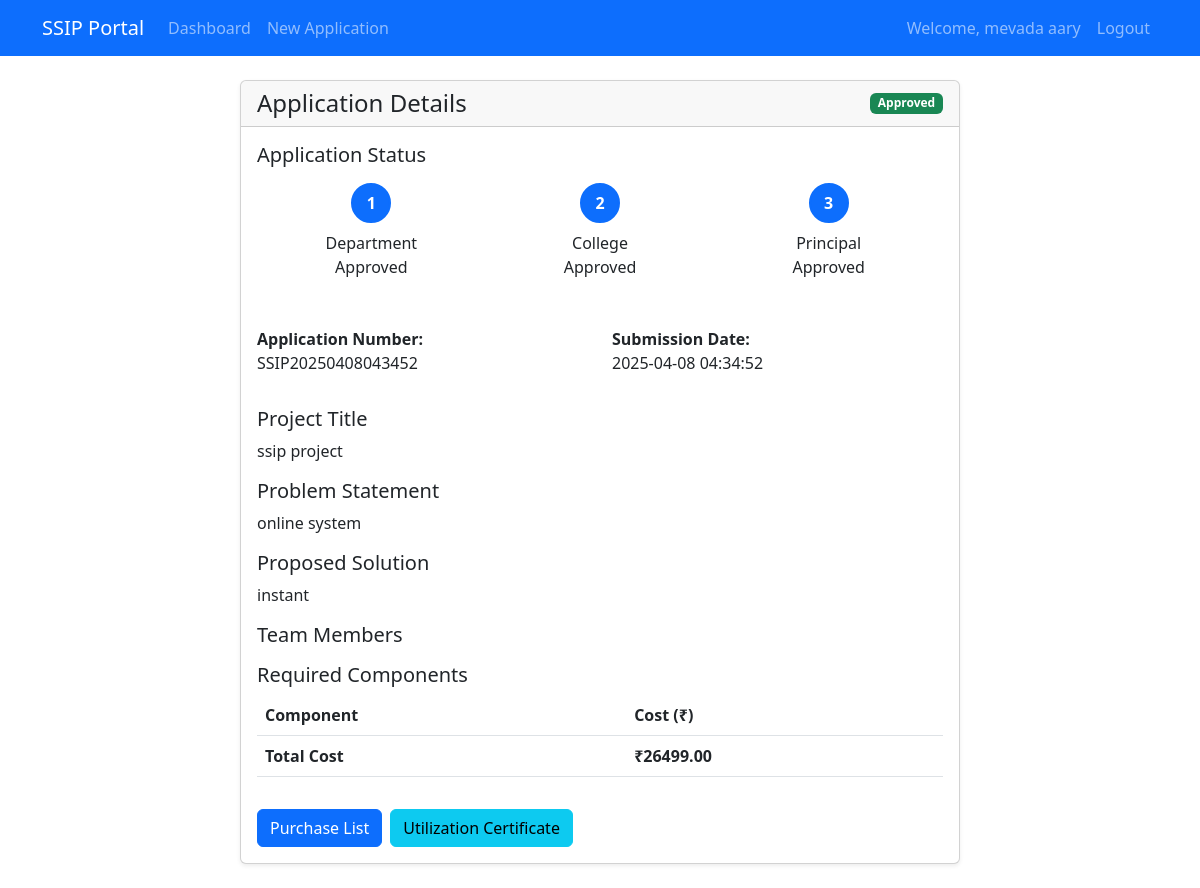
The page /application/1 (signed in) on the database its author committed.
### app.py (models this page shows, shortened)
class User(UserMixin, db.Model):
    id = db.Column(db.Integer, primary_key=True)
    email = db.Column(db.String(120), unique=True, nullable=False)
    password = db.Column(db.String(100), nullable=False)
    role = db.Column(db.String(20), nullable=False)  # student, dept_coord, college_coord, principal
    name = db.Column(db.String(100), nullable=False)
    department = db.Column(db.String(100))
    applications = db.relationship('Application', backref='applicant', lazy=True)

class Application(db.Model):
    id = db.Column(db.Integer, primary_key=True)
    application_number = db.Column(db.String(20), unique=True, nullable=False)
    project_title = db.Column(db.String(200), nullable=False)
    problem_statement = db.Column(db.Text, nullable=False)
    solution = db.Column(db.Text, nullable=False)
    team_members = db.Column(db.Text, nullable=False)
    required_components = db.Column(db.Text, nullable=False)
    total_cost = db.Column(db.Float, nullable=False)
    mentor_name = db.Column(db.String(100), nullable=True)
    mentor_email = db.Column(db.String(120), nullable=True)
    mentor_approval = db.Column(db.Boolean, default=False)
    mentor_approval_date = db.Column(db.DateTime, nullable=True)
    dept_status = db.Column(db.String(20), default='pending')
    dept_remarks = db.Column(db.Text)
    dept_review_date = db.Column(db.DateTime)
    college_status = db.Column(db.String(20), default='pending')
    college_remarks = db.Column(db.Text)
    college_review_date = db.Column(db.DateTime)
    principal_status = db.Column(db.String(20), default='pending')
    principal_remarks = db.Column(db.Text)
    principal_review_date = db.Column(db.DateTime)
    created_at = db.Column(db.DateTime, default=datetime.utcnow)
    last_updated = db.Column(db.DateTime, default=datetime.utcnow, onupdate=datetime.utcnow)
    user_id = db.Column(db.Integer, db.ForeignKey('user.id'), nullable=False)
    purchase_lists = db.relationship('PurchaseList', backref='application', lazy=True)
    utilization_certificates = db.relationship('UtilizationCertificate', backref='application', lazy=True)
    notifications = db.relationship('Notification', backref=db.backref('application', lazy=True), lazy=True)

### app.py (the view)
@app.route('/application/<int:id>')
@login_required
def view_application(id):
    application = Application.query.get_or_404(id)
    return render_template('view_application.html', application=application)

### app.py (called while the page is built)
@app.template_filter('from_json')
def from_json(value):
    try:
        return json.loads(value) if value else []
    except:
        return []

@login_manager.user_loader
def load_user(user_id):
    return User.query.get(int(user_id))

### templates/view_application.html (shortened to what this page needs)
{% extends "base.html" %}
{% block content %}
<div class="container">
    <div class="row justify-content-center">
        <div class="col-md-8">
            <div class="card">
                <div class="card-header d-flex justify-content-between align-items-center">
                    <h4 class="mb-0">Application Details</h4>
                    <span class="badge {% if application.principal_status == 'approved' %}bg-success{% elif application.principal_status == 'rejected' %}bg-danger{% else %}bg-warning{% endif %}">
                        {{ application.principal_status|title }}
                    </span>
                </div>
                <div class="card-body">
                    <div class="mb-4">
                        <h5>Application Status</h5>
                        <div class="progress-tracker mt-3">
                            <div class="progress-step {% if application.dept_status != 'pending' %}completed{% endif %} {% if application.dept_status == 'pending' %}active{% endif %}">
                                <div class="progress-step-icon">1</div>
                                <p class="mt-2">Department<br>{{ application.dept_status|title }}</p>
                            </div>
                            <div class="progress-step {% if application.college_status != 'pending' and application.dept_status == 'approved' %}completed{% endif %} ">
                                <div class="progress-step-icon">2</div>
                                <p class="mt-2">College<br>{{ application.college_status|title }}</p>
                            </div>
                            <div class="progress-step {% if application.principal_status != 'pending' and application.college_status == 'approved' %}completed{% endif %} ">
                                <div class="progress-step-icon">3</div>
                                <p class="mt-2">Principal<br>{{ application.principal_status|title }}</p>
                            </div>
                        </div>
                    </div>
                    <div class="row mb-3">
                        <div class="col-md-6">
                            <p><strong>Application Number:</strong><br>{{ application.application_number }}</p>
                        </div>
                        <div class="col-md-6">
                            <p><strong>Submission Date:</strong><br>{{ application.created_at.strftime('%Y-%m-%d %H:%M:%S') }}</p>
                        </div>
                    </div>
                    <div class="mb-3">
                        <h5>Project Title</h5>
                        <p>{{ application.project_title }}</p>
                    </div>
                    <div class="mb-3">
                        <h5>Problem Statement</h5>
                        <p>{{ application.problem_statement }}</p>
                    </div>
                    <div class="mb-3">
                        <h5>Proposed Solution</h5>
                        <p>{{ application.solution }}</p>
                    </div>
                    <div class="mb-3">
                        <h5>Team Members</h5>
                    </div>
                    <div class="mb-3">
                        <h5>Required Components</h5>
                        <div class="table-responsive">
                            <table class="table">
                                <thead>
                                    <tr>
                                        <th>Component</th>
                                        <th>Cost (₹)</th>
                                    </tr>
                                </thead>
                                <tfoot>
                                    <tr>
                                        <th>Total Cost</th>
                                        <th>₹{{ "%.2f"|format(application.total_cost) }}</th>
                                    </tr>
                                </tfoot>
                            </table>
                        </div>
                    </div>
                    <div class="d-flex gap-2">
                        {% if application.principal_status == 'approved' %}
                        <a href="{{ url_for('purchase_list', id=application.id) }}" class="btn btn-primary">
                            Purchase List
                        </a>
                        <a href="{{ url_for('utilization_certificate', id=application.id) }}" class="btn btn-info">
                            Utilization Certificate
                        </a>
                        {% endif %}
                    </div>
                </div>
            </div>
        </div>
    </div>
</div>
{% endblock %}

### templates/base.html (shortened to what this page needs)
<!DOCTYPE html>
<html lang="en">
<head>
    <link href="https://cdn.jsdelivr.net/npm/bootstrap@5.3.0/dist/css/bootstrap.min.css" rel="stylesheet">
    <link rel="stylesheet" href="{{ url_for('static', filename='css/style.css') }}">
</head>
<body>
    <nav class="navbar navbar-expand-lg navbar-dark bg-primary">
        <div class="container">
            <a class="navbar-brand" href="{{ url_for('index') }}">SSIP Portal</a>
            <div class="collapse navbar-collapse" id="navbarNav">
                <ul class="navbar-nav me-auto">
                    {% if current_user.is_authenticated %}
                        <li class="nav-item">
                            <a class="nav-link" href="{{ url_for('dashboard') }}">Dashboard</a>
                        </li>
                        {% if current_user.role == 'student' %}
                            <li class="nav-item">
                                <a class="nav-link" href="{{ url_for('new_application') }}">New Application</a>
                            </li>
                        {% endif %}
                    {% endif %}
                </ul>
                <ul class="navbar-nav">
                    {% if current_user.is_authenticated %}
                        <li class="nav-item">
                            <span class="nav-link">Welcome, {{ current_user.name }}</span>
                        </li>
                        <li class="nav-item">
                            <a class="nav-link" href="{{ url_for('logout') }}">Logout</a>
                        </li>
                    {% endif %}
                </ul>
            </div>
        </div>
    </nav>
    <div class="container mt-4">
        {% block content %}{% endblock %}
    </div>
</body>
</html>

### static/css/style.css (style rules this page uses)
.progress-tracker { display: flex; justify-content: space-between; align-items: center; margin: 2rem 0; padding: 0; list-style: none; }
.progress-step { flex: 1; text-align: center; position: relative; }
.progress-step::after { content: ''; position: absolute; top: 50%; left: 50%; width: 100%; height: 2px; background: #dee2e6; z-index: -1; }
.progress-step:last-child::after { display: none; }
.progress-step-icon { display: inline-flex; justify-content: center; align-items: center; width: 40px; height: 40px; border-radius: 50%; background: #fff; border: 2px solid #dee2e6; color: #6c757d; font-weight: bold; }
.progress-step.completed .progress-step-icon { background: #0d6efd; border-color: #0d6efd; color: #fff; }
.card { margin-bottom: 1.5rem; box-shadow: 0 0.125rem 0.25rem rgba(0, 0, 0, 0.075); }

### rows shown on the page
User: name "mevada aary"
Application: principal_status "Approved", dept_status "Approved", college_status "Approved", application_number "SSIP20250408043452", created_at "2025-04-08 04:34:52", project_title "ssip project", problem_statement "online system", solution "instant", total_cost "26499.00"
